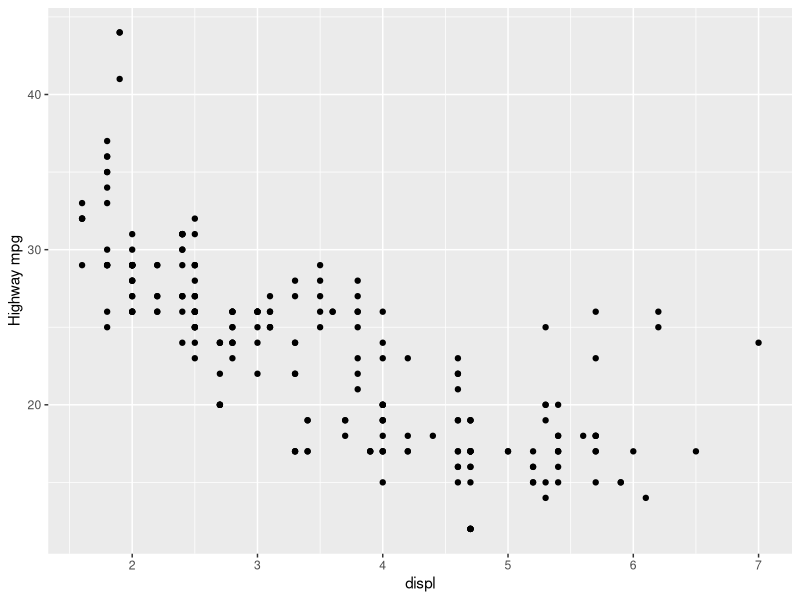
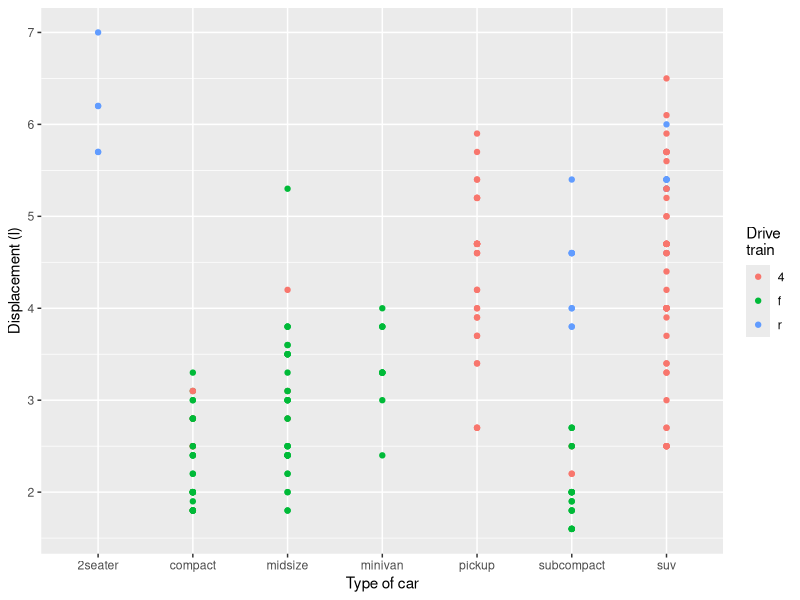

Recreate these plots in R, in order.
## ---- chunk 1
library(tidyverse)

## ---- chunk 2
# given
ggplot(mpg, aes(displ)) + 
  scale_y_continuous("Highway mpg") + 
  scale_x_continuous() +
  geom_point(aes(y = hwy))

ggplot(mpg, aes(y = displ, x = class)) + 
  scale_y_continuous("Displacement (l)") + 
  scale_x_discrete("Car type") +
  scale_x_discrete("Type of car") + 
  scale_colour_discrete() + 
  geom_point(aes(colour = drv)) + 
  scale_colour_discrete("Drive\ntrain")

